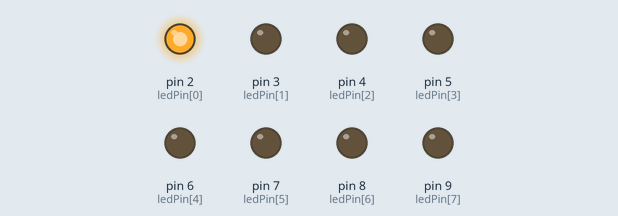
Simulated run of this sketch. Board: Arduino Uno, built with avr-gcc and run on an emulated ATmega328P. On the bench: output pins drawn as LEDs (lit = HIGH).

Above: at 0.05 s.
At 0.45 s:
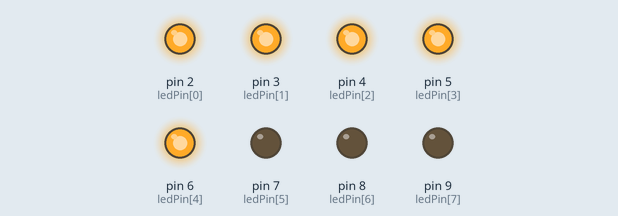
At 0.85 s:
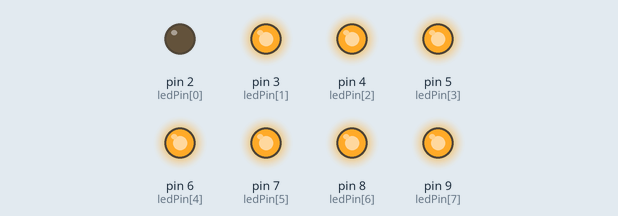
At 1.75 s:
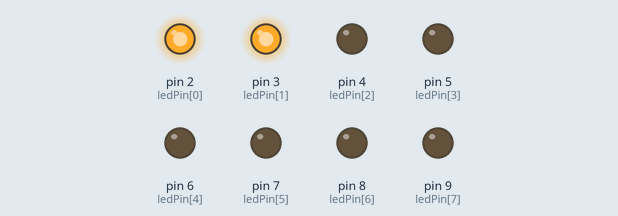
At 2.65 s:
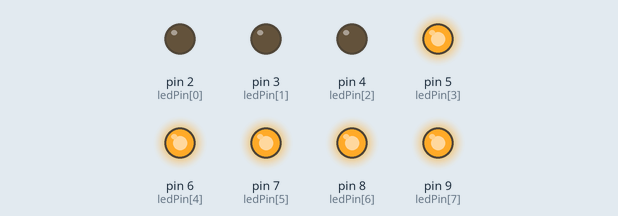
At 3.55 s:
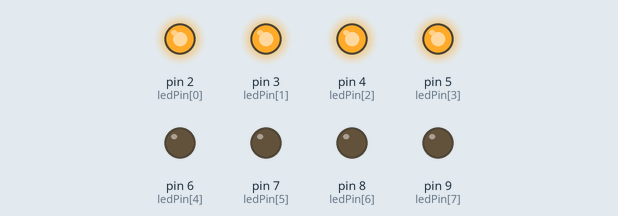
Timing chart, 0 to 3.9 s (numbered marks = the images above):
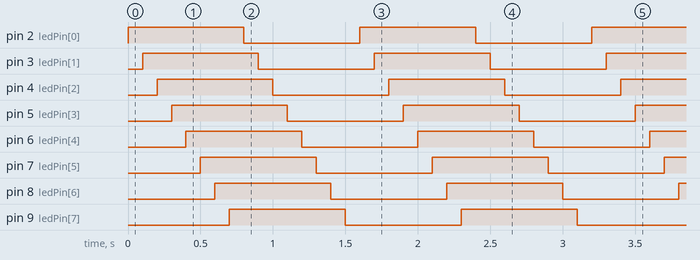

The sketch:

Week6_Thuchanh1_Bai3_b.ino
```cpp
byte ledPin[] = {2,3,4,5,6,7,8,9};
byte pinCount;
void setup() {
  pinCount = sizeof(ledPin);
  for (int i=0; i<pinCount; i++){
    pinMode(ledPin[i], OUTPUT);
    digitalWrite(ledPin[i], LOW);
  }
}

void loop() {
  for (int i=0; i<pinCount; i++){
    digitalWrite(ledPin[i], 1);
    delay(100);
  }

  for (int i=0; i<pinCount; i++){
    digitalWrite(ledPin[i], 0);
    delay(100);
  }
}
```

Measured:
- by itself, pin 2 (ledPin[0]), pin 3 (ledPin[1]), pin 4 (ledPin[2]), pin 5 (ledPin[3]), pin 6 (ledPin[4]), pin 7 (ledPin[5]), pin 8 (ledPin[6]), pin 9 (ledPin[7]): alternates HIGH for 0.80 s and LOW for 0.80 s
- by itself, everything shown: repeats every 1.6 s, in 16 steps
